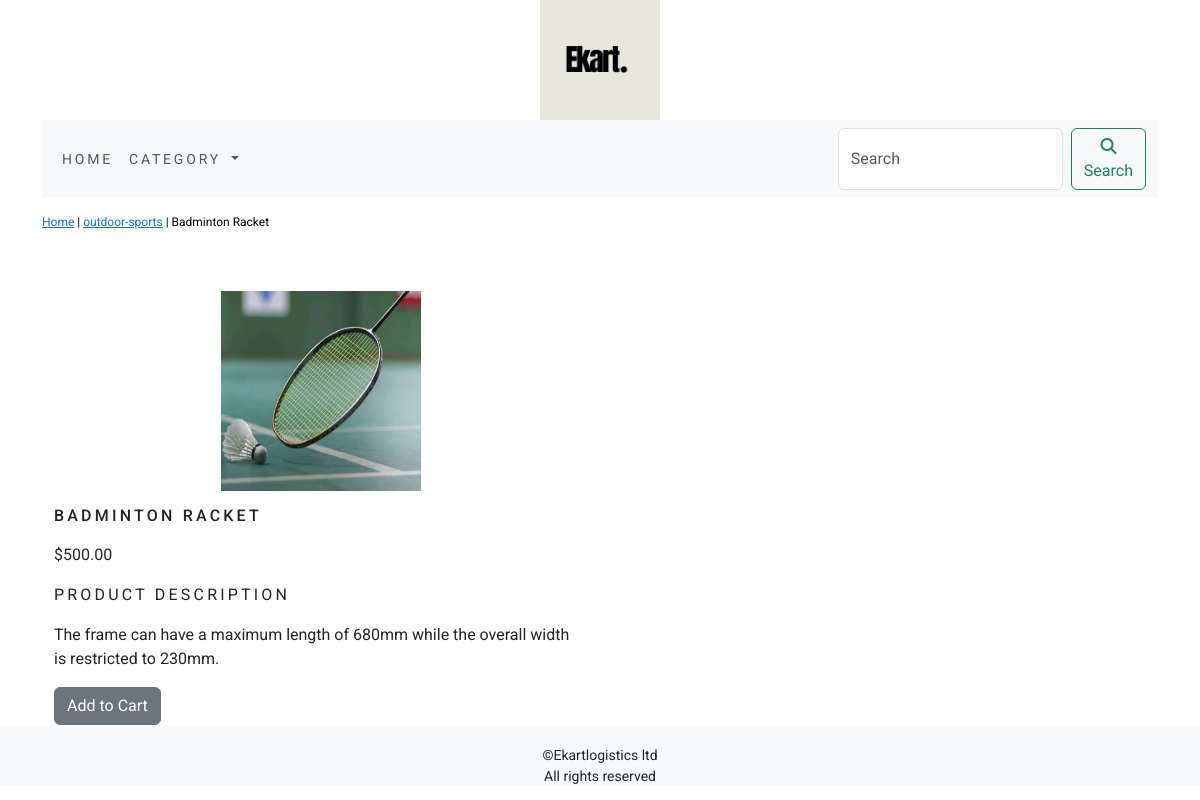
The app's page /shop/outdoor-sports/badminton-racket/ with its own data.
### shop/models.py (models this page shows, shortened)
class Product(models.Model):
    name = models.CharField(max_length=250, unique=True)
    slug = models.SlugField(max_length=250, unique=True)
    description = models.TextField(blank=True)
    price = models.DecimalField(max_digits=10, decimal_places=2)
    image = models.ImageField(upload_to='product',blank=True)
    category = models.ForeignKey(Category,on_delete=models.CASCADE)
    stock = models.IntegerField()
    available = models.BooleanField(default=True)
    created = models.DateTimeField(auto_now_add=True)
    updated = models.DateTimeField(auto_now=True)
    class Meta:
        ordering = ['name']
        verbose_name = 'product'
        verbose_name_plural = 'products'

class Category(models.Model):
    name = models.CharField(max_length=250, unique=True)
    slug = models.SlugField(max_length=250, unique=True)
    description = models.TextField(blank=True)
    image = models.ImageField(upload_to='category',blank=True)
    class Meta:
        ordering = ['name']
        verbose_name = 'category'
        verbose_name_plural = 'categories'
    def __str__(self):
        return '{}'.format(self.name)
    def get_url(self):
        return reverse('shop:product_by_category', args = [self.slug])

### shop/views.py (the view)
# urls.py: path('<slug:cat_slug>/<slug:product_slug>/',views.proDetail, name = 'prodCatdetail'),
def proDetail(request, cat_slug, product_slug):
    try:
        product = Product.objects.get(category__slug = cat_slug, slug = product_slug)
    except Exception as e:
        raise e
    return render(request, 'product.html',{'product':product})

### cart/context_processors.py (called while the page is built, shortened)
def counter(request):
    item_count = 0
    if 'admin' in request.path:
        return{}
    return dict(item_count = item_count)

### shop/context_processors.py (called while the page is built)
def menu_links(request):
    links = Category.objects.all()
    return dict(links=links)

### template/product.html (shortened to what this page needs)
{% extends 'base.html' %}
{% load static %}
{% block content %}
<div class="row my_prod_row_class">
    <div class="mx_auto">
        <p><a href="{% url 'shop:allProdCat' %}">Home</a> | <a href = "{{product.category.get_url}}">{{product.category}}</a> | {{product.name}}</p>
    </div>
</div>
<div class="container">
<br>
<div class="row">
    <div class="col-12 col-sm-12 col-md-12 col-lg-6 text-center">
        <div style="min-width: 18rem;">
            <img src="{{product.image.url}}" alt ="{{product.name}}" height="200px;" width="200px;">
        </div>
    </div>
    <div>
        <div class="col-12 col-sm-12 col-md-12 col-lg-6">
            <div>
            <h1 class="my_prod_title">{{product.name}}</h1>
            <p>${{product.price}}</p>
            <p class="my_title">Product Description</p>
            <p class="text-justify my_prod_text">{{product.description}}</p>
            {% if product.stock <= 0 %}
                <p class="text-justify my_prod_text"><b>Out of Stock</b></p>
            {% else %}
                <a class="btn btn-secondary" href="{% url 'cart:add_cart' product.id  %}">Add to Cart</a>
            {% endif %}
            </div>
        </div>
    </div>
</div>
</div>
{% endblock %}

### static/css/custom.css (style rules this page uses)
body { font-family: 'EB Garamond', serif; font-family: 'Roboto', sans-serif; }
.my_title { font-size: 16px; text-transform: uppercase; letter-spacing: 0.2em; }
.my_prod_row_class { padding-top: 15px; padding-bottom: 20px; }
.my_prod_row_class .mx_auto { color: #000; font-size: 12px; text-decoration: none; }
.my_prod_title { font-size: 16px; text-transform: uppercase; letter-spacing: 0.2em; padding-top: 15px; padding-bottom: 10px; }
.my_prod_text { padding-right: 20px; }

### records on screen
Product: category "outdoor-sports", name "Badminton Racket", image (picture), name "BADMINTON RACKET", price "500.00", description "The frame can have a maximum length of 680mm while the overall width is restricted to 230mm."
